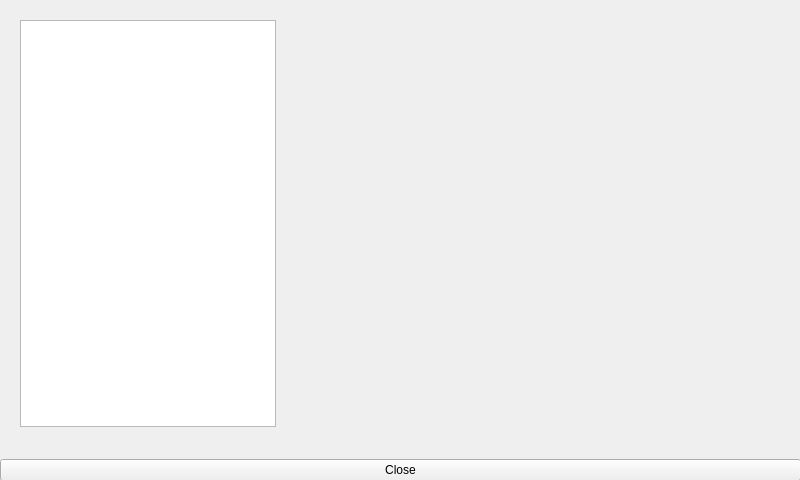
<?xml version="1.0" encoding="UTF-8"?>
<ui version="4.0">
 <class>Preferences</class>
 <widget class="QWidget" name="Preferences">
  <property name="geometry">
   <rect>
    <x>0</x>
    <y>0</y>
    <width>800</width>
    <height>480</height>
   </rect>
  </property>
  <property name="windowTitle">
   <string>Preferences</string>
  </property>
  <widget class="QWidget" name="verticalLayoutWidget">
   <property name="geometry">
    <rect>
     <x>0</x>
     <y>0</y>
     <width>801</width>
     <height>481</height>
    </rect>
   </property>
   <layout class="QVBoxLayout" name="mainLayout" stretch="1,0">
    <property name="spacing">
     <number>12</number>
    </property>
    <property name="sizeConstraint">
     <enum>QLayout::SetMinimumSize</enum>
    </property>
    <item>
     <layout class="QHBoxLayout" name="contentLayout" stretch="1,0">
      <property name="sizeConstraint">
       <enum>QLayout::SetMinimumSize</enum>
      </property>
      <property name="leftMargin">
       <number>20</number>
      </property>
      <property name="topMargin">
       <number>20</number>
      </property>
      <property name="rightMargin">
       <number>20</number>
      </property>
      <property name="bottomMargin">
       <number>20</number>
      </property>
      <item>
       <widget class="QListWidget" name="listWidget">
        <property name="enabled">
         <bool>true</bool>
        </property>
        <property name="sizePolicy">
         <sizepolicy hsizetype="Maximum" vsizetype="Minimum">
          <horstretch>0</horstretch>
          <verstretch>0</verstretch>
         </sizepolicy>
        </property>
        <property name="minimumSize">
         <size>
          <width>128</width>
          <height>0</height>
         </size>
        </property>
        <property name="spacing">
         <number>12</number>
        </property>
        <property name="viewMode">
         <enum>QListView::IconMode</enum>
        </property>
       </widget>
      </item>
      <item>
       <widget class="QStackedWidget" name="stackedWidget">
        <property name="sizePolicy">
         <sizepolicy hsizetype="Preferred" vsizetype="Preferred">
          <horstretch>0</horstretch>
          <verstretch>0</verstretch>
         </sizepolicy>
        </property>
        <widget class="QWidget" name="page"/>
        <widget class="QWidget" name="page_2"/>
       </widget>
      </item>
     </layout>
    </item>
    <item>
     <layout class="QHBoxLayout" name="buttonsLayout" stretch="1">
      <property name="sizeConstraint">
       <enum>QLayout::SetMinimumSize</enum>
      </property>
      <item>
       <widget class="QPushButton" name="closeButton">
        <property name="text">
         <string>Close</string>
        </property>
       </widget>
      </item>
     </layout>
    </item>
   </layout>
  </widget>
 </widget>
 <resources/>
 <connections/>
</ui>
